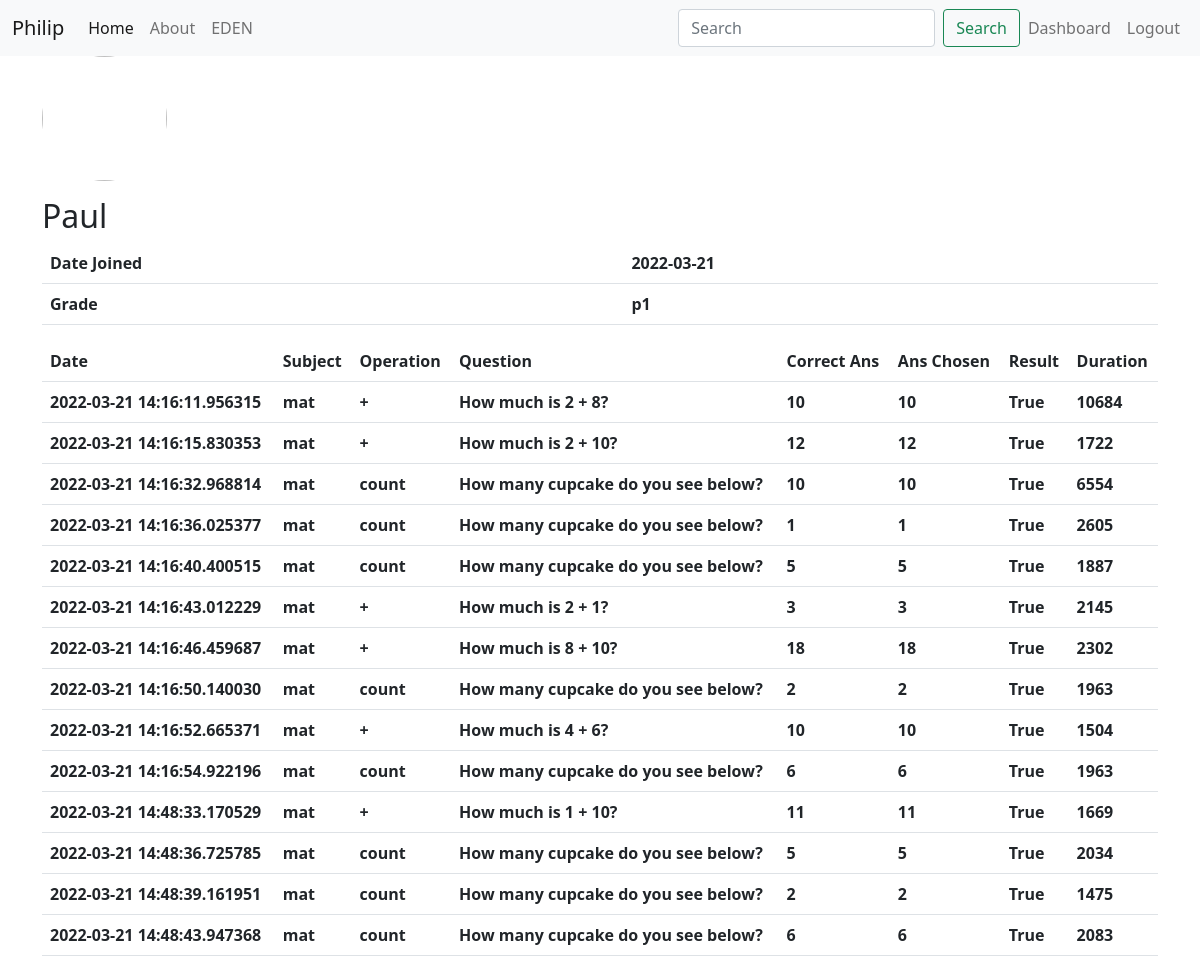
Page /3 (signed in) on the committed database.
### myPortfolio/models.py (models this page shows, shortened)
class User(db.Model, UserMixin):
    id = db.Column(db.Integer, primary_key=True)
    username = db.Column(db.String(20), unique=True, nullable=False)
    password = db.Column(db.String(60), nullable=False)
    role = db.Column(db.String(20), nullable=False)
    first_name = db.Column(db.String(20), nullable=False)
    date_joined = db.Column(db.Date, nullable=False, default=datetime.utcnow)
    image_file = db.Column(db.String(20), nullable=False, default='default.png')

class Child(db.Model):
    id = db.Column(db.Integer, db.ForeignKey('user.id'), primary_key=True)
    parent_id = db.Column(db.Integer, db.ForeignKey('parent.id'), nullable=False)
    grade = db.Column(db.String(2), nullable=False)
    game_characters = db.relationship('Game_Character_Save', backref='child', lazy=True)

class Progress(db.Model):
    id = db.Column(db.Integer, primary_key=True)
    child_id = db.Column(db.Integer, db.ForeignKey('child.id'), nullable=False)
    date = db.Column(db.DateTime, nullable=False, default=datetime.utcnow)
    subject = db.Column(db.String(3), nullable=False)
    result = db.Column(db.Boolean, nullable=False)
    operation = db.Column(db.String(), nullable=False)
    question = db.Column(db.String(), nullable=False)
    correct_ans = db.Column(db.String(), nullable=False)
    ans_chosen = db.Column(db.String(), nullable=False)
    duration = db.Column(db.Integer, nullable=False)

### myPortfolio/routes.py (the view, shortened to what this page needs)
@app.route("/<id>")
@login_required
def view(id):
    user = User.query.filter_by(id=id).first()
    if user:
        if id == current_user.id:
            return redirect(url_for('dashboard'))
        else:
            if user.role == 'child':
                child = Child.query.filter_by(id=user.id).first()
                if current_user.id == child.parent_id:
                    progressRecord = []
                    dailyProgressRecord = []
                    progressList = Progress.query.filter_by(child_id=child.id).all()
                    dailyProgressList = DailyProgress.query.filter_by(child_id=child.id).all()
                    childObj = {
                        'id': user.id,
                        'parent_id': current_user.id,
                        'grade': child.grade,
                        'first_name': user.first_name,
                        'date_joined': user.date_joined,
                        'image_file': url_for('static', filename='img/profile_pics/' + user.image_file),
                    }
                    for progress in progressList:
                        progressObj = {
                            'date': progress.date,
                            'subject': progress.subject,
                            'operation': progress.operation,
                            'question': progress.question,
                            'correct_ans': progress.correct_ans,
                            'ans_chosen': progress.ans_chosen,
                            'result': progress.result,
                            'duration': progress.duration,
                        }
                        progressRecord.append(progressObj)
                    return render_template('view-child.html', title='Child Detail', child=childObj, progress=progressRecord, dailyProgress = dailyProgressRecord)
    else:
        return redirect(url_for('home'))

### myPortfolio/models.py (called while the page is built)
@login_manager.user_loader
def load_user(user_id):
    return User.query.get(int(user_id))

### myPortfolio/templates/view-child.html
{% extends "layout.html" %}
{% block content %}
    <div class="content-section">
        <img class="rounded-circle account-img" src="{{ child.image_file }}">
        <div class="media-body">
            <h2 class="account-heading">{{ child.first_name }}</h2>
            <table class="table">
                <tr>
                    <th scope="row">Date Joined</th>
                    <th>{{ child.date_joined }}</th>
                </tr>
                <tr>
                    <th scope="row">Grade</th>
                    <th>{{ child.grade }}</th>
                </tr>
            </table>
        </div>
        <div class="media-body">
            <table class="table">
                <tr>
                    <th>Date</th>
                    <th>Subject</th>
                    <th>Operation</th>
                    <th>Question</th>
                    <th>Correct Ans</th>
                    <th>Ans Chosen</th>
                    <th>Result</th>
                    <th>Duration</th>
                </tr>
                {% for prog in progress %}
                    <tr>
                        <th>{{ prog.date }}</th>
                        <th>{{ prog.subject }}</th>
                        <th>{{ prog.operation }}</th>
                        <th>{{ prog.question }}</th>
                        <th>{{ prog.correct_ans }}</th>
                        <th>{{ prog.ans_chosen }}</th>
                        <th>{{ prog.result }}</th>
                        <th>{{ prog.duration }}</th>
                    </tr>
                {% endfor %}
            </table>
        </div>
    </div>
{% endblock content %}

### myPortfolio/templates/layout.html (shortened to what this page needs)
<!DOCTYPE html>
<html>
<head>
    <link href="https://cdn.jsdelivr.net/npm/bootstrap@5.1.3/dist/css/bootstrap.min.css" rel="stylesheet">
    <link rel="stylesheet" type="text/css" href="{{ url_for('static', filename='main.css') }}">
</head>
<body>
    <nav class="navbar navbar-expand-lg navbar-light bg-light">
        <div class="container-fluid">
          <a class="navbar-brand" href="#">Philip</a>
          <div class="collapse navbar-collapse" id="navbarSupportedContent">
            <ul class="navbar-nav me-auto mb-2 mb-lg-0">
              <li class="nav-item">
                <a class="nav-link active" aria-current="page" href="{{ url_for('home') }}">Home</a>
              </li>
              <li class="nav-item">
                <a class="nav-link" href="{{ url_for('about') }}">About</a>
              </li>
              <li class="nav-item">
                <a class="nav-link" href="{{ url_for('jsGame') }}">EDEN</a>
              </li>
            </ul>
            <form class="d-flex">
              <input class="form-control me-2" type="search" placeholder="Search" aria-label="Search">
              <button class="btn btn-outline-success" type="submit">Search</button>
            </form>
            <div class="navbar-nav">
              {% if current_user.is_authenticated %}
                <a class="nav-item nav-link" href="{{ url_for('dashboard') }}">Dashboard</a>
                <a class="nav-item nav-link" href="{{ url_for('logout') }}">Logout</a>
              {% else %}
                <a class="nav-item nav-link" href="{{ url_for('login') }}">Login</a>
                <a class="nav-item nav-link" href="{{ url_for('register') }}">Register</a>
              {% endif %}
            </div>
          </div>
        </div>
      </nav>
    <main role="main" class="container">
        {% block content %}{% endblock %}
    </main>
</body>
</html>

### myPortfolio/static/main.css (style rules this page uses)
body { margin: 0; padding: 0; }
.account-img { height: 125px; width: 125px; margin-right: 20px; margin-bottom: 16px; }

### rows in the picture
User: first_name "Paul", date_joined "2022-03-21"
Child: grade "p1"
Progress: date "2022-03-21 14:16:11.956315", subject "mat", operation "+", question "How much is 2 + 8?", correct_ans "10", ans_chosen "10", result "True", duration "10684"
Progress: date "2022-03-21 14:16:15.830353", subject "mat", operation "+", question "How much is 2 + 10?", correct_ans "12", ans_chosen "12", result "True", duration "1722"
Progress: date "2022-03-21 14:16:32.968814", subject "mat", operation "count", question "How many cupcake do you see below?", correct_ans "10", ans_chosen "10", result "True", duration "6554"
Progress: date "2022-03-21 14:16:36.025377", subject "mat", operation "count", question "How many cupcake do you see below?", correct_ans "1", ans_chosen "1", result "True", duration "2605"
Progress: date "2022-03-21 14:16:40.400515", subject "mat", operation "count", question "How many cupcake do you see below?", correct_ans "5", ans_chosen "5", result "True", duration "1887"
Progress: date "2022-03-21 14:16:43.012229", subject "mat", operation "+", question "How much is 2 + 1?", correct_ans "3", ans_chosen "3", result "True", duration "2145"
Progress: date "2022-03-21 14:16:46.459687", subject "mat", operation "+", question "How much is 8 + 10?", correct_ans "18", ans_chosen "18", result "True", duration "2302"
Progress: date "2022-03-21 14:16:50.140030", subject "mat", operation "count", question "How many cupcake do you see below?", correct_ans "2", ans_chosen "2", result "True", duration "1963"
Progress: date "2022-03-21 14:16:52.665371", subject "mat", operation "+", question "How much is 4 + 6?", correct_ans "10", ans_chosen "10", result "True", duration "1504"
Progress: date "2022-03-21 14:16:54.922196", subject "mat", operation "count", question "How many cupcake do you see below?", correct_ans "6", ans_chosen "6", result "True", duration "1963"
Progress: date "2022-03-21 14:48:33.170529", subject "mat", operation "+", question "How much is 1 + 10?", correct_ans "11", ans_chosen "11", result "True", duration "1669"
Progress: date "2022-03-21 14:48:36.725785", subject "mat", operation "count", question "How many cupcake do you see below?", correct_ans "5", ans_chosen "5", result "True", duration "2034"
Progress: date "2022-03-21 14:48:39.161951", subject "mat", operation "count", question "How many cupcake do you see below?", correct_ans "2", ans_chosen "2", result "True", duration "1475"
Progress: date "2022-03-21 14:48:43.947368", subject "mat", operation "count", question "How many cupcake do you see below?", correct_ans "6", ans_chosen "6", result "True", duration "2083"
